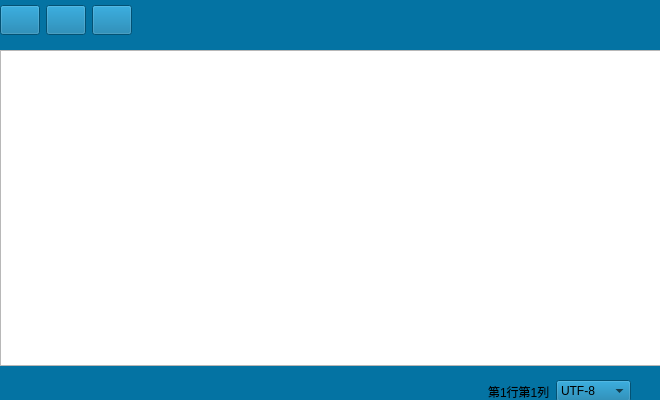
<?xml version="1.0" encoding="UTF-8"?>
<ui version="4.0">
 <class>Widget</class>
 <widget class="QWidget" name="Widget">
  <property name="enabled">
   <bool>true</bool>
  </property>
  <property name="geometry">
   <rect>
    <x>0</x>
    <y>0</y>
    <width>660</width>
    <height>400</height>
   </rect>
  </property>
  <property name="windowTitle">
   <string>notebook</string>
  </property>
  <property name="windowIcon">
   <iconset resource="res.qrc">
    <normaloff>:/icon/note.png</normaloff>:/icon/note.png</iconset>
  </property>
  <widget class="QWidget" name="layoutWidget">
   <property name="geometry">
    <rect>
     <x>0</x>
     <y>0</y>
     <width>661</width>
     <height>401</height>
    </rect>
   </property>
   <layout class="QVBoxLayout" name="verticalLayout">
    <property name="spacing">
     <number>0</number>
    </property>
    <item>
     <widget class="QWidget" name="widgetbutton" native="true">
      <property name="minimumSize">
       <size>
        <width>30</width>
        <height>50</height>
       </size>
      </property>
      <property name="styleSheet">
       <string notr="true">background-color: rgb(4, 115, 163);</string>
      </property>
      <widget class="QWidget" name="layoutWidget">
       <property name="geometry">
        <rect>
         <x>0</x>
         <y>0</y>
         <width>641</width>
         <height>41</height>
        </rect>
       </property>
       <layout class="QHBoxLayout" name="hLayoutbuttons">
        <item>
         <widget class="QPushButton" name="Buttonopen">
          <property name="minimumSize">
           <size>
            <width>30</width>
            <height>30</height>
           </size>
          </property>
          <property name="styleSheet">
           <string notr="true">QPushButton {border-image: url(:/icon/o1.png);}
QPushButton:hover { border-image: url(:/icon/o2.png);}
QPushButton:pressed {border-image: url(:/icon/o3.png);}

</string>
          </property>
          <property name="text">
           <string/>
          </property>
         </widget>
        </item>
        <item>
         <widget class="QPushButton" name="Buttonsave">
          <property name="enabled">
           <bool>true</bool>
          </property>
          <property name="minimumSize">
           <size>
            <width>30</width>
            <height>30</height>
           </size>
          </property>
          <property name="styleSheet">
           <string notr="true">QPushButton {border-image: url(:/icon/s1.png);}
QPushButton:hover { border-image: url(:/icon/s2.png);}
QPushButton:pressed {border-image: url(:/icon/s3.png);}</string>
          </property>
          <property name="text">
           <string/>
          </property>
         </widget>
        </item>
        <item>
         <widget class="QPushButton" name="Buttonclose">
          <property name="minimumSize">
           <size>
            <width>30</width>
            <height>30</height>
           </size>
          </property>
          <property name="styleSheet">
           <string notr="true">QPushButton { border-image: url(:/icon/c1.png); }

QPushButton:hover { border-image: url(:/icon/c2.png); }

QPushButton:pressed { border-image: url(:/icon/c3.png); }</string>
          </property>
          <property name="text">
           <string/>
          </property>
         </widget>
        </item>
        <item>
         <spacer name="horizontalSpacer_3">
          <property name="orientation">
           <enum>Qt::Horizontal</enum>
          </property>
          <property name="sizeHint" stdset="0">
           <size>
            <width>40</width>
            <height>20</height>
           </size>
          </property>
         </spacer>
        </item>
       </layout>
      </widget>
     </widget>
    </item>
    <item>
     <widget class="mytextdit" name="textEdit">
      <property name="enabled">
       <bool>true</bool>
      </property>
      <property name="cursor" stdset="0">
       <cursorShape>ArrowCursor</cursorShape>
      </property>
     </widget>
    </item>
    <item>
     <widget class="QWidget" name="widgetbottom" native="true">
      <property name="enabled">
       <bool>true</bool>
      </property>
      <property name="minimumSize">
       <size>
        <width>0</width>
        <height>35</height>
       </size>
      </property>
      <property name="styleSheet">
       <string notr="true">background-color: rgb(4, 115, 163);</string>
      </property>
      <widget class="QWidget" name="layoutWidget">
       <property name="geometry">
        <rect>
         <x>0</x>
         <y>10</y>
         <width>651</width>
         <height>31</height>
        </rect>
       </property>
       <layout class="QHBoxLayout" name="hLayoutlabel">
        <item>
         <spacer name="horizontalSpacer_2">
          <property name="orientation">
           <enum>Qt::Horizontal</enum>
          </property>
          <property name="sizeHint" stdset="0">
           <size>
            <width>40</width>
            <height>20</height>
           </size>
          </property>
         </spacer>
        </item>
        <item>
         <widget class="QLabel" name="labelposition">
          <property name="enabled">
           <bool>true</bool>
          </property>
          <property name="text">
           <string>第1行第1列</string>
          </property>
         </widget>
        </item>
        <item>
         <widget class="QComboBox" name="comboBox">
          <item>
           <property name="text">
            <string>UTF-8</string>
           </property>
          </item>
          <item>
           <property name="text">
            <string>UTF-16</string>
           </property>
          </item>
          <item>
           <property name="text">
            <string>GBK</string>
           </property>
          </item>
          <item>
           <property name="text">
            <string>ANSI</string>
           </property>
          </item>
          <item>
           <property name="text">
            <string>GB3212</string>
           </property>
          </item>
         </widget>
        </item>
        <item>
         <spacer name="horizontalSpacer">
          <property name="orientation">
           <enum>Qt::Horizontal</enum>
          </property>
          <property name="sizeType">
           <enum>QSizePolicy::Fixed</enum>
          </property>
          <property name="sizeHint" stdset="0">
           <size>
            <width>20</width>
            <height>20</height>
           </size>
          </property>
         </spacer>
        </item>
       </layout>
      </widget>
     </widget>
    </item>
   </layout>
  </widget>
 </widget>
 <customwidgets>
  <customwidget>
   <class>mytextdit</class>
   <extends>QTextEdit</extends>
   <header location="global">mytextdit.h</header>
  </customwidget>
 </customwidgets>
 <resources>
  <include location="res.qrc"/>
 </resources>
 <connections/>
</ui>
